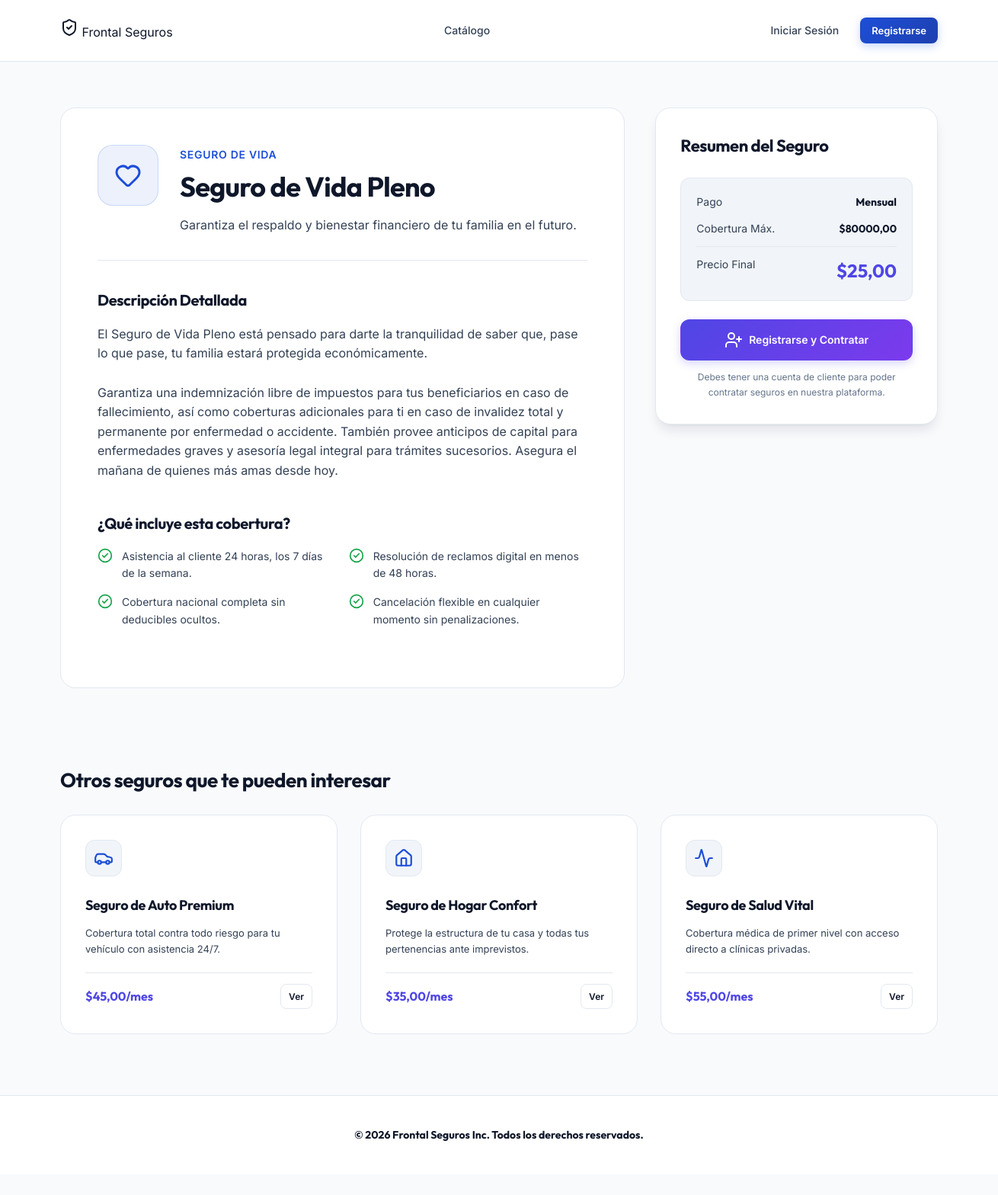
The page /seguro/3/ on the database its author committed.
### seguros/models.py (models this page shows, shortened)
class Seguro(models.Model):
    CATEGORIAS = [
        ('AUTO', 'Seguro de Auto'),
        ('HOGAR', 'Seguro de Hogar'),
        ('VIDA', 'Seguro de Vida'),
        ('SALUD', 'Seguro de Salud'),
        ('TECNOLOGIA', 'Seguro de Tecnología'),
    ]
    titulo = models.CharField(max_length=100, verbose_name="Título")
    descripcion_corta = models.CharField(max_length=255, verbose_name="Descripción Corta")
    descripcion_detallada = models.TextField(verbose_name="Descripción Detallada")
    precio_mensual = models.DecimalField(max_digits=10, decimal_places=2, verbose_name="Precio Mensual")
    cobertura_maxima = models.DecimalField(max_digits=12, decimal_places=2, verbose_name="Cobertura Máxima")
    categoria = models.CharField(max_length=20, choices=CATEGORIAS, default='AUTO', verbose_name="Categoría")
    imagen_url = models.URLField(max_length=500, blank=True, null=True, verbose_name="URL de Imagen")
    icon_class = models.CharField(max_length=50, default='shield', verbose_name="Icono (Lucide/FontAwesome)")
    destacado = models.BooleanField(default=False, verbose_name="Destacado")
    class Meta:
        verbose_name = "Seguro"
        verbose_name_plural = "Seguros"

### seguros/views.py (the view)
# urls.py: path('seguro/<int:seguro_id>/', views.detalle, name='detalle'),
def detalle(request, seguro_id):
    seguro = get_object_or_404(Seguro, pk=seguro_id)
    recomendados = Seguro.objects.filter(categoria=seguro.categoria).exclude(pk=seguro.id)[:3]
    if not recomendados.exists():
        recomendados = Seguro.objects.exclude(pk=seguro.id)[:3]
    context = {
        'seguro': seguro,
        'recomendados': recomendados,
    }
    return render(request, 'seguros/detail.html', context)

### seguros/templates/seguros/detail.html (shortened to what this page needs)
{% extends 'seguros/base.html' %}
{% block content %}
<div class="container">
    <div class="detail-layout">
        <div class="detail-main">
            <div class="detail-header">
                <div class="detail-header-icon">
                    <i data-lucide="{{ seguro.icon_class|default:'shield' }}"></i>
                </div>
                <div>
                    <span class="detail-category">{{ seguro.get_categoria_display }}</span>
                    <h1 class="detail-title">{{ seguro.titulo }}</h1>
                    <p style="color: var(--text-secondary); font-size: 16px;">{{ seguro.descripcion_corta }}</p>
                </div>
            </div>
            <div class="detail-content">
                <h3 style="color: var(--text-primary);">Descripción Detallada</h3>
                <p class="detail-text">{{ seguro.descripcion_detallada }}</p>
                <h3 style="color: var(--text-primary); margin-top: 32px;">¿Qué incluye esta cobertura?</h3>
                <ul class="features-list">
                    <li class="feature-item">
                        <i data-lucide="check-circle-2"></i>
                        <span>Asistencia al cliente 24 horas, los 7 días de la semana.</span>
                    </li>
                    <li class="feature-item">
                        <i data-lucide="check-circle-2"></i>
                        <span>Resolución de reclamos digital en menos de 48 horas.</span>
                    </li>
                    <li class="feature-item">
                        <i data-lucide="check-circle-2"></i>
                        <span>Cobertura nacional completa sin deducibles ocultos.</span>
                    </li>
                    <li class="feature-item">
                        <i data-lucide="check-circle-2"></i>
                        <span>Cancelación flexible en cualquier momento sin penalizaciones.</span>
                    </li>
                </ul>
            </div>
        </div>
        <div class="detail-sidebar">
            <div class="sticky-card">
                <h3 class="sidebar-title">Resumen del Seguro</h3>
                <div class="pricing-block">
                    <div class="pricing-row">
                        <span>Pago</span>
                        <span class="price">Mensual</span>
                    </div>
                    <div class="pricing-row">
                        <span>Cobertura Máx.</span>
                        <span class="price">${{ seguro.cobertura_maxima }}</span>
                    </div>
                    <div class="pricing-row">
                        <span>Precio Final</span>
                        <span class="price price-large">${{ seguro.precio_mensual }}</span>
                    </div>
                </div>
                <div class="cta-block">
                    {% if user.is_authenticated %}
                        <a href="{% url 'contratar' seguro.id %}" class="btn btn-primary" style="width: 100%; padding: 14px;">
                            <i data-lucide="shopping-bag"></i>
                            <span>Contratar Ahora</span>
                        </a>
                    {% else %}
                        <a href="{% url 'contratar' seguro.id %}" class="btn btn-accent" style="width: 100%; padding: 14px;">
                            <i data-lucide="user-plus"></i>
                            <span>Registrarse y Contratar</span>
                        </a>
                        <p class="cta-note">Debes tener una cuenta de cliente para poder contratar seguros en nuestra plataforma.</p>
                    {% endif %}
                </div>
            </div>
        </div>
    </div>
    <section style="margin-top: 40px; margin-bottom: 80px;">
        <h2 style="font-size: 26px; margin-bottom: 24px; font-family: var(--font-heading);">Otros seguros que te pueden interesar</h2>
        <div class="insurances-grid">
            {% for rec in recomendados %}
                <div class="insurance-card">
                    <div class="card-icon" style="width: 48px; height: 48px;">
                        <i data-lucide="{{ rec.icon_class|default:'shield' }}"></i>
                    </div>
                    <h3 class="card-title" style="font-size: 18px;">{{ rec.titulo }}</h3>
                    <p class="card-desc" style="font-size: 13px; margin-bottom: 20px;">{{ rec.descripcion_corta }}</p>
                    <div class="card-meta" style="padding-top: 14px;">
                        <span class="price-value" style="font-size: 16px;">${{ rec.precio_mensual }}/mes</span>
                        <a href="{% url 'detalle' rec.id %}" class="btn btn-secondary btn-sm" style="font-size: 12px; padding: 6px 10px;">
                            <span>Ver</span>
                        </a>
                    </div>
                </div>
            {% endfor %}
        </div>
    </section>
</div>
{% endblock %}

### rows shown on the page
Seguro: categoria "SEGURO DE VIDA", titulo "Seguro de Vida Pleno", descripcion_corta "Garantiza el respaldo y bienestar financiero de tu familia en el futuro.", descripcion_detallada "El Seguro de Vida Pleno está pensado para darte la tranquilidad de saber que, pase lo que pase, tu familia estará protegida económicamente. Garantiza una indemnización libre de impuestos para tus beneficiarios en caso de fallecimiento, así como coberturas adicionales para ti en caso de invalidez total y permanente por enfermedad o accidente. También provee anticipos de capital para enfermedades graves y asesoría legal integral para trámites sucesorios. Asegura el mañana de quienes más amas desde hoy.", cobertura_maxima "80000,00", precio_mensual "25,00"
Seguro: titulo "Seguro de Auto Premium", descripcion_corta "Cobertura total contra todo riesgo para tu vehículo con asistencia 24/7.", precio_mensual "45,00"
Seguro: titulo "Seguro de Hogar Confort", descripcion_corta "Protege la estructura de tu casa y todas tus pertenencias ante imprevistos.", precio_mensual "35,00"
Seguro: titulo "Seguro de Salud Vital", descripcion_corta "Cobertura médica de primer nivel con acceso directo a clínicas privadas.", precio_mensual "55,00"
